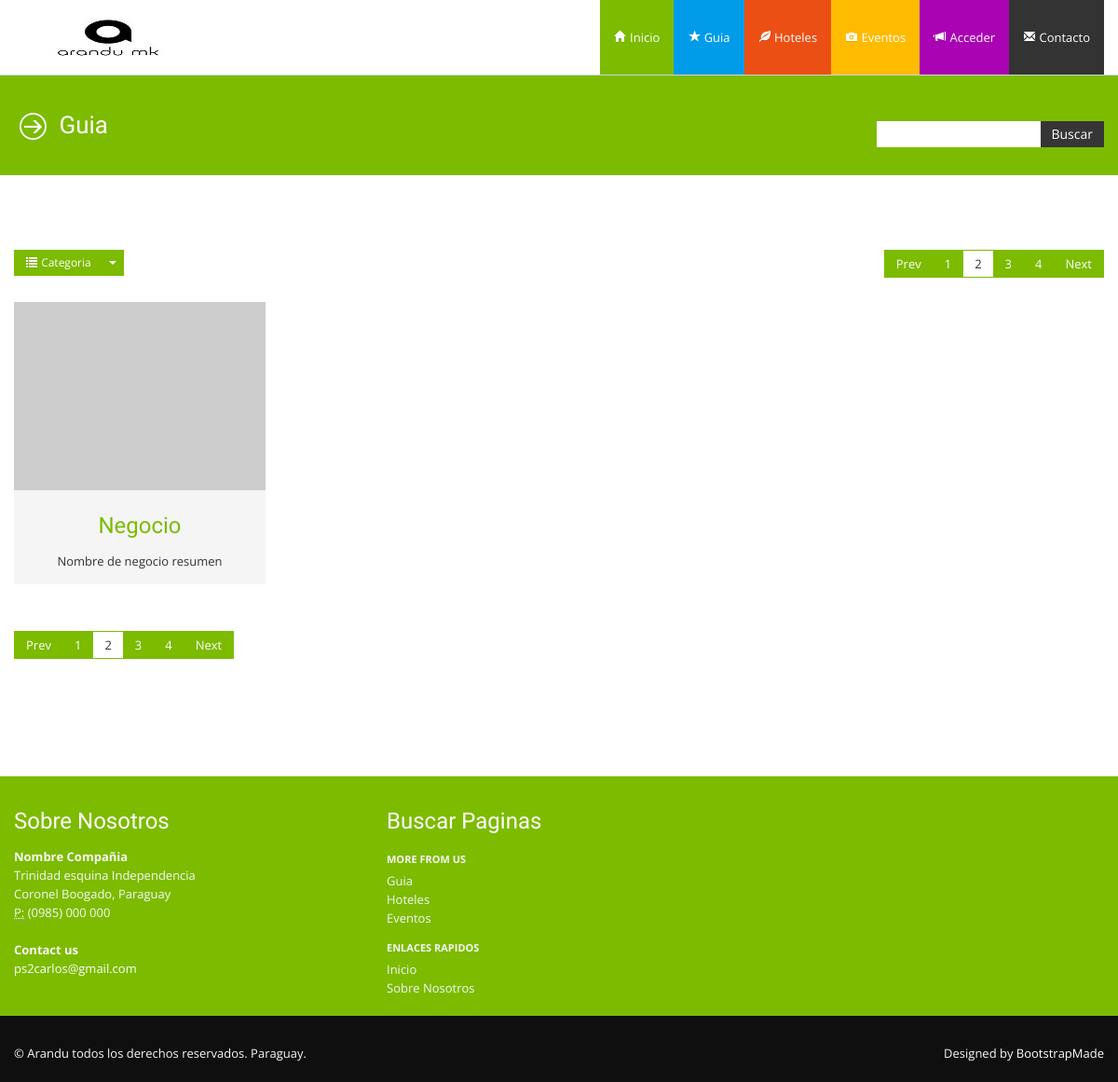
The page /public/guia.php on the database as committed earlier.
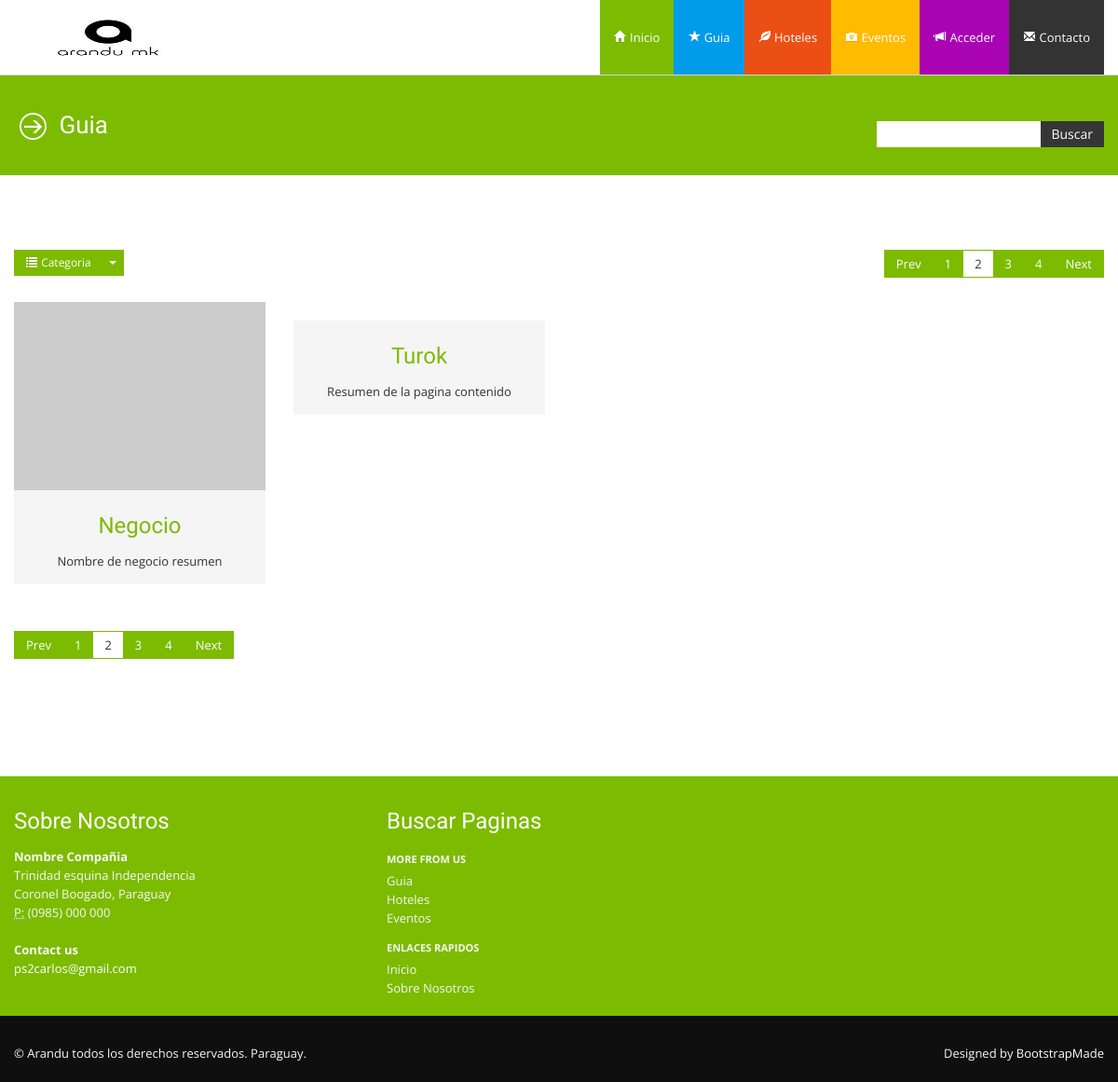
The same page on the database as committed later.
### tables this page shows
CREATE TABLE `contenidos` (
  `id` int(11) NOT NULL,
  `titulo` varchar(200) NOT NULL,
  `contenido` longtext NOT NULL,
  `fecha_publicacion` timestamp NOT NULL DEFAULT CURRENT_TIMESTAMP ON UPDATE CURRENT_TIMESTAMP,
  `tipo` varchar(20) NOT NULL,
  `categoria` varchar(100) NOT NULL,
  `alias` varchar(200) NOT NULL,
  `contacto` varchar(200) DEFAULT NULL,
  `direccion` varchar(200) DEFAULT NULL,
  `cod_zona` int(11) DEFAULT NULL,
  `urlimagen` varchar(200) DEFAULT NULL,
  `resumen` varchar(200) DEFAULT NULL
);

### setting/core.php (called while the page is built, shortened)
<?php
  require_once( 'mysql.php');
  require_once( '../public/lib/snippets.php');
  function posts($category = ''){
    $where = (strlen($category) > 0 ) ? "AND categoria = '$category' " : "";
    $mysql = new Mysql();
    $sql = <<<SQL
    SELECT * FROM contenidos WHERE tipo = 'POST' $where
SQL;
    $res = $mysql->search($sql);
    return $res;
  }
  function page(){
    $uri = substr($_SERVER['REQUEST_URI'], 1);
    $uri = str_replace(Config::PATH_ROOT, "", $uri);
    $mysql = new Mysql();
    $sql = <<<SQL
    SELECT * FROM contenidos WHERE alias = '$uri' LIMIT 1
SQL;
    $res = $mysql->search($sql);
    while( is_array($res[0]) &&  list($key,$value) = each($res[0]) ){
	  if($key == 'contenido'){
	    $value = analizadorContenido( urldecode($value) );
	  }
    }
  }
  function analizadorContenido($contenido){
    $pattern = '/\[[a-z_]+[a-z0-9_]*((:{1}[a-z0-9_\-\s]+)+(,{1}[a-z0-9_\-\s]+)*)*\]/i';
    preg_match_all($pattern, $contenido, $coincidencias, PREG_OFFSET_CAPTURE);
    foreach($coincidencias[0] as $arr ){
	  $function = $arr[0];
	  $lenght_function = strlen($function);
	  $pos_string = strpos($contenido, $function);
	  $result_function = ejecutarFuncion($function);
	  $contenido = substr_replace($contenido, $result_function, $pos_string, $lenght_function );
    }
    return $contenido;
  }
  function ejecutarFuncion($function_string){
    $function =  extraerCadena($function_string, "[", "]");
    $arr_ftn = explode(":", $function);
    $function_name = $arr_ftn[0];
    $params = explode(",", $arr_ftn[1]);
    $result_function = (function_exists($function_name)) ? call_user_func_array($function_name, $params) : $function_string;
    return $result_function;
  }
  function  extraerCadena($str, $findBegin, $findEnd){
    $posbegin = strpos($str, $findBegin) + 1;
    $posend = strpos($str, $findEnd);
    return substr($str, $posbegin, $posend-$posbegin);
  }
  page( $_GET['page'] );
?>

### setting/mysql.php (called while the page is built, shortened)
<?php
class MySql{
    private $conn;
    public function connect(){
    try {
      $this->conn = new PDO("mysql:host=".Config::SERVERNAME.";dbname=".Config::DATABASE, Config::USERNAME, Config::PASSWORD);
      $this->conn->setAttribute(PDO::ATTR_ERRMODE, PDO::ERRMODE_EXCEPTION);
      return true;
    }catch(PDOException $e){
      echo "Connection failed: " . $e->getMessage();
      return false;
    }
    }
    public function search($sql){
      try{
      if($this->connect()){
        $stmt = $this->conn->prepare($sql);
        $stmt->execute();
        $stmt->setFetchMode(PDO::FETCH_ASSOC);
        return $stmt->fetchAll();
      }else{
        return array();
      }
      }catch(PDOEXception $e){
      echo $sql ."<br />". $e->getMessage();
      return false;
      }
    }
}
?>

### public/lib/snippets.php (the view, shortened to what the changed rows need)
<?php
function guia_de_posts1(){
     $li .= <<<HTML
     <section id="maincontent">
         <div class="container">
           <div class="row-fluid">
             <div class="span12">
               <div class="btn-group filter-category">
                 <a class="btn btn-success" href="#"><i class="icon-list icon-white"></i> Categoria</a>
                 <a class="btn btn-success dropdown-toggle" data-toggle="dropdown" href="#"><span class="caret"></span></a>
                 <ul class="dropdown-menu filter">
                   <li class="all active"><a href="#"><i class="icon-picture"></i> Todo</a></li>
                   <li class="1"><a href="#"><i class="icon-picture"></i> Autos</a></li>
                   <li class="2"><a href="#"><i class="icon-picture"></i> Educacion</a></li>
                   <li class="3"><a href="#"><i class="icon-picture"></i> Restaurantes</a></li>
                   <li class="4"><a href="#"><i class="icon-picture"></i> Turismo</a></li>
                   <li class="5"><a href="#"><i class="icon-picture"></i> Compras y Shopping</a></li>
                   <li class="6"><a href="#"><i class="icon-picture"></i> Electronica</a></li>
                   <li class="7"><a href="#"><i class="icon-picture"></i> Deportes</a></li>
                   <li class="8"><a href="#"><i class="icon-picture"></i> Entretenimiento y Vida Nocturna</a></li>
                   <li class="9"><a href="#"><i class="icon-picture"></i> Salud y Medicina</a></li>
                   <li class="10"><a href="#"><i class="icon-picture"></i> Servicios</a></li>
                   <li class="11"><a href="#"><i class="icon-picture"></i> Hoteles</a></li>
                 </ul>
               </div>
               <div class="pagination pagination-right">
                 <ul>
                   <li><a href="#">Prev</a></li>
                   <li><a href="#">1</a></li>
                   <li class="active"><a href="#">2</a></li>
                   <li><a href="#">3</a></li>
                   <li><a href="#">4</a></li>
                   <li><a href="#">Next</a></li>
                 </ul>
               </div>
             </div>
           </div>
           <div class="row">
HTML;
   return "$li"
   ;
}
function guia_de_posts2(){
  $posts = posts();
   while(is_array($posts) && list($k, $v) = each($posts) ){
     $titulo = $v['titulo'];
     $id = $v['alias'];
     $resumen = $v['resumen'];
     $urlimagen = $v['urlimagen'];
     $categoria = $v['categoria'];
     $tt ="portfolio-area da-thumbs";
     $tl= "height: 787px;";
     $li .= <<<HTML
     		        <li class="portfolio-item2" data-id="id-0" data-type="$categoria">
                 <div class="span3">
                   <div class="thumbnail">
                     <div class="image-wrapp">
                      <a href="$id"> <img src="$urlimagen"  alt="" title=""></a>
                       <article class="da-animate da-slideFromLeft" style="display: block;">
                         <!--<a class="link_post" href="portfolio-detail.html"><img src="assets/img/icons/link_post_icon.png" alt=""></a>
                         <span><a class="zoom" data-pretty="prettyPhoto" href="assets/img/dummies/big1.jpg"><img src="assets/img/icons/zoom_icon.png" alt="" title="Portfolio name"></a></span>-->
                       </article>
                     </div>
                     <div class="caption">
                       <h4><a href="$id">$titulo</a></h4>
                       <p>$resumen</p>
                     </div>
                   </div>
                 </div>
               </li>
HTML;
    }
   return " <ul class=$tt style=$tl>$li</ul></div>";
}
function guia_de_posts3(){
     $li .= <<<HTML
   <div class="row">
     <div class="span12">
       <div class="pagination">
         <ul>
           <li><a href="#">Prev</a></li>
           <li><a href="#">1</a></li>
           <li class="active"><a href="#">2</a></li>
           <li><a href="#">3</a></li>
           <li><a href="#">4</a></li>
           <li><a href="#">Next</a></li>
         </ul>
       </div>
     </div>
   </div>
 </div>
</section>
HTML;
   return "$li"
   ;
}
?>

Rows that differ between the two databases and show on the page:
added contenidos: titulo "Turok", resumen "Resumen de la pagina contenido"
